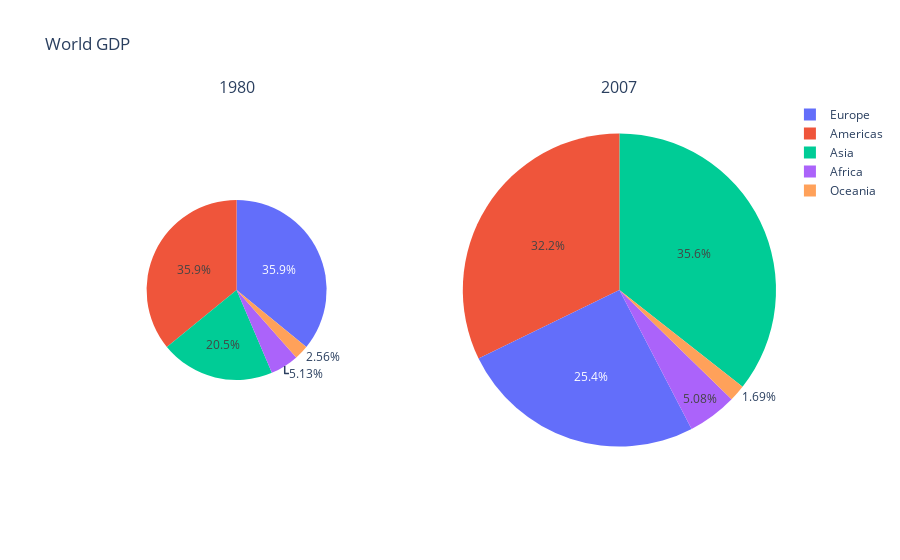

Notebook code for this chart:
### Markdown cell above
<h4 id="Plot-chart-with-area-proportional-to-total-count">Plot chart with area proportional to total count<a class="anchor-link" href="#Plot-chart-with-area-proportional-to-total-count">¶</a></h4><p>Plots in the same <code>scalegroup</code> are represented with an area proportional to their total size.</p>

### Code cell
import plotly.graph_objects as go
from plotly.subplots import make_subplots

labels = ["Asia", "Europe", "Africa", "Americas", "Oceania"]

fig = make_subplots(1, 2, specs=[[{'type':'domain'}, {'type':'domain'}]],
                    subplot_titles=['1980', '2007'])
fig.add_trace(go.Pie(labels=labels, values=[4, 7, 1, 7, 0.5], scalegroup='one',
                     name="World GDP 1980"), 1, 1)
fig.add_trace(go.Pie(labels=labels, values=[21, 15, 3, 19, 1], scalegroup='one',
                     name="World GDP 2007"), 1, 2)

fig.update_layout(title_text='World GDP')
fig.show()

### Figure 1 — Plotly figure (JSON) as saved in the notebook; plotly's stock layout.template omitted (floating-point values rounded to 4 significant figures)
{"data": [{"domain": {"x": [0, 0.45], "y": [0, 1]}, "labels": ["Asia", "Europe", "Africa", "Americas", "Oceania"], "name": "World GDP 1980", "scalegroup": "one", "type": "pie", "values": [4, 7, 1, 7, 0.5]}, {"domain": {"x": [0.55, 1], "y": [0, 1]}, "labels": ["Asia", "Europe", "Africa", "Americas", "Oceania"], "name": "World GDP 2007", "scalegroup": "one", "type": "pie", "values": [21, 15, 3, 19, 1]}], "layout": {"annotations": [{"font": {"size": 16}, "showarrow": false, "text": "1980", "x": 0.225, "xanchor": "center", "xref": "paper", "y": 1, "yanchor": "bottom", "yref": "paper"}, {"font": {"size": 16}, "showarrow": false, "text": "2007", "x": 0.775, "xanchor": "center", "xref": "paper", "y": 1, "yanchor": "bottom", "yref": "paper"}], "title": {"text": "World GDP"}}}
